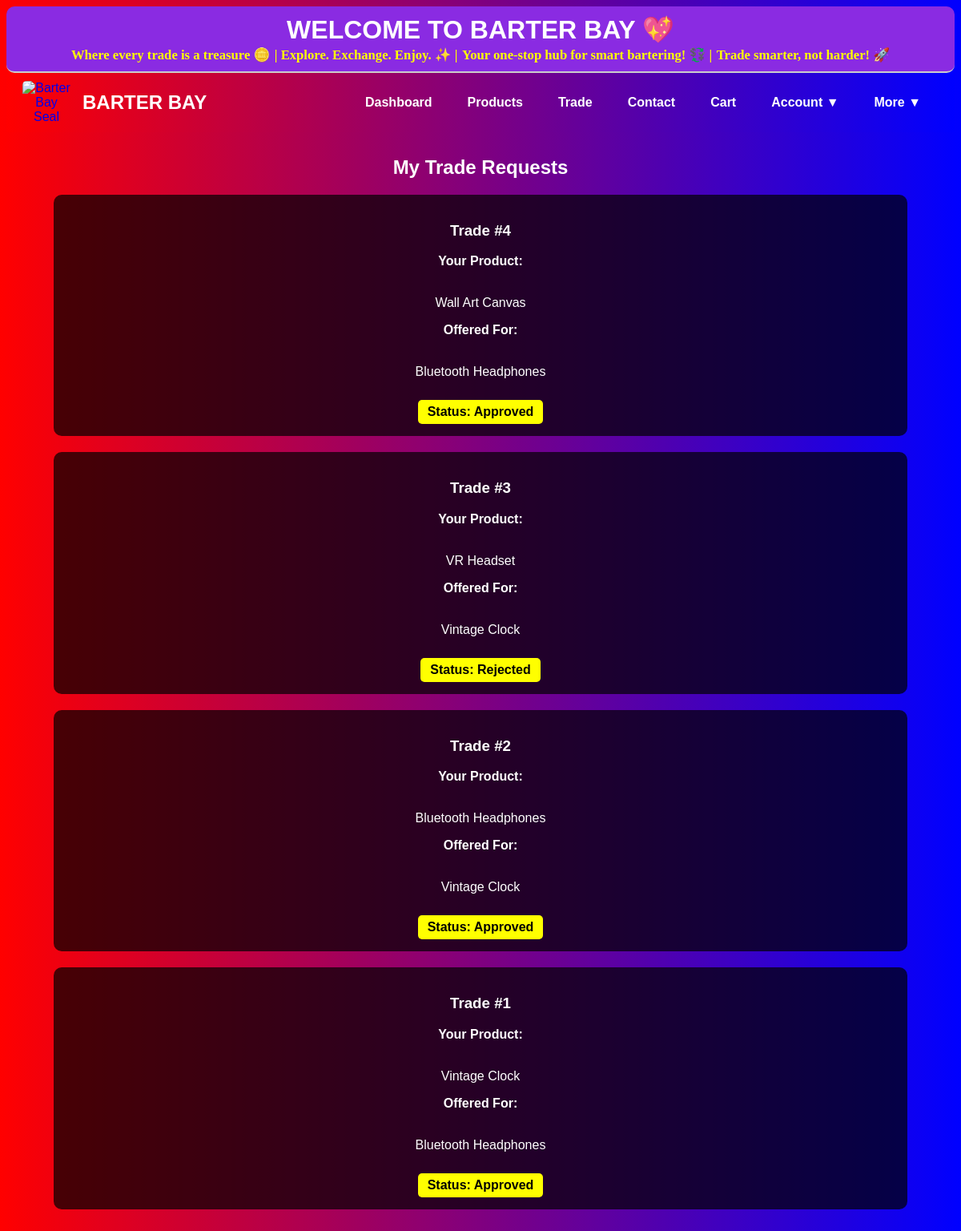
The app's page /my_trades.php (signed in) with its own data.
### tables this page shows
CREATE TABLE trades (
    id INTEGER PRIMARY KEY AUTOINCREMENT,
    sender_id INTEGER NOT NULL,
    receiver_id INTEGER NOT NULL,
    sender_product_id INTEGER NOT NULL,
    receiver_product_id INTEGER NOT NULL,
    status TEXT DEFAULT 'Pending', -- Emulate ENUM
    trade_date TIMESTAMP DEFAULT CURRENT_TIMESTAMP,
    FOREIGN KEY (sender_id) REFERENCES users(id) ON DELETE CASCADE,
    FOREIGN KEY (receiver_id) REFERENCES users(id) ON DELETE CASCADE,
    FOREIGN KEY (sender_product_id) REFERENCES products(id) ON DELETE CASCADE,
    FOREIGN KEY (receiver_product_id) REFERENCES products(id) ON DELETE CASCADE
);

### my_trades.php (the view, shortened to what this page needs)
<?php
include 'config.php';
$customer_id = is_array($_SESSION['customer']) ? $_SESSION['customer']['id'] : intval($_SESSION['customer']);
$query = "
    SELECT t.*,
           sp.name AS sender_product_name, sp.image AS sender_product_image,
           rp.name AS receiver_product_name, rp.image AS receiver_product_image,
           t.status
    FROM trades t
    JOIN products sp ON t.sender_product_id = sp.id
    JOIN products rp ON t.receiver_product_id = rp.id
    WHERE t.sender_id = :customer_id OR t.receiver_id = :customer_id
    ORDER BY t.id DESC
";
$stmt = $conn->prepare($query);
$stmt->bindValue(':customer_id', $customer_id, SQLITE3_INTEGER);
$result = $stmt->execute();
$trades = [];
while ($row = $result->fetchArray(SQLITE3_ASSOC)) {
    $trades[] = $row;
}
?>
<!DOCTYPE html>
<html>
<head>
</head>
<body>
<?php include 'navbar.php'; ?>
<div class="container">
    <h2>My Trade Requests</h2>
    <?php if (empty($trades)): ?>
        <p>No trades yet.</p>
    <?php else: ?>
        <?php foreach ($trades as $trade): ?>
            <div class="trade">
                <h3>Trade #<?php echo $trade['id']; ?></h3>
                <div>
                    <strong>Your Product:</strong><br>
                    <p><?php echo htmlspecialchars($trade['sender_product_name']); ?></p>
                </div>
                <div>
                    <strong>Offered For:</strong><br>
                    <p><?php echo htmlspecialchars($trade['receiver_product_name']); ?></p>
                </div>
                <div class="status">
                    Status: <?php echo ucfirst($trade['status']); ?>
                </div>
            </div>
        <?php endforeach; ?>
    <?php endif; ?>
</div>
</body>
</html>

### navbar.php (shortened to what this page needs)
<?php
$currentPage = basename($_SERVER['PHP_SELF']);
?>
<div class="marquee-bar">
    <div class="marquee-text">
        <span style="font-size:xx-large;">WELCOME TO BARTER BAY 💖</span><br>
        <span class="extra-msg">Where every trade is a treasure 🪙</span>
        <span class="extra-msg">| Explore. Exchange. Enjoy. ✨ |</span>
        <span class="extra-msg">Your one-stop hub for smart bartering! 💱 |</span>
        <span class="extra-msg">Trade smarter, not harder! 🚀</span>
    </div>
</div>
<nav class="navbar" role="navigation" aria-label="Main Navigation">
    <div class="logo">
        <a href="index.php" class="logo-link">
            <img src="images/seal.png" alt="Barter Bay Seal" class="seal-img">
            <h1>BARTER BAY</h1>
        </a>
    </div>
    <ul class="nav-links">
        <?php if (isset($_SESSION['customer'])): ?>
            <li><a href="dashboard.php" class="<?= $currentPage == 'dashboard.php' ? 'active' : '' ?>">Dashboard</a></li>
            <li><a href="products.php" class="<?= $currentPage == 'products.php' ? 'active' : '' ?>">Products</a></li>
            <li><a href="trade.php" class="<?= $currentPage == 'trade.php' ? 'active' : '' ?>">Trade</a></li>
            <li><a href="contact.php" class="<?= $currentPage == 'contact.php' ? 'active' : '' ?>">Contact</a></li>
            <li><a href="cart.php" class="<?= $currentPage == 'cart.php' ? 'active' : '' ?>">Cart</a></li>
            <li class="dropdown">
                <a href="#" class="dropbtn">Account ▼</a>
            </li>
            <li class="dropdown">
                <a href="#" class="dropbtn">More ▼</a>
            </li>
            <?php endif; ?>
    </ul>
</nav>

### my_trades.php (style rules this page uses)
body { background: linear-gradient(to right, red, blue); font-family: Arial, sans-serif; color: white; text-align: center; }
.container { width: 90%; margin: 30px auto; }
.trade { background-color: rgba(0, 0, 0, 0.7); border-radius: 10px; padding: 15px; margin-bottom: 20px; }
img { max-width: 120px; height: auto; border-radius: 5px; }
.status { padding: 6px 12px; border-radius: 5px; background: yellow; color: black; font-weight: bold; display: inline-block; margin-top: 10px; }

### navbar.php (style rules this page uses)
.marquee-bar { width: 100%; background-color: blueviolet; padding: 10px 0; border-bottom: 2px solid #ccc; overflow: hidden; white-space: nowrap; box-sizing: border-box; z-index: 1000; border-radius: 10px; }
.marquee-text { display: inline-block; white-space: nowrap; animation: marquee 20s linear infinite; font-size: 20px; font-weight: bold; color: #fff; width: 100%; text-align: center; }
.extra-msg { color: yellow; font-family: Georgia, 'Times New Roman', Times, serif; font-size: smaller; }
.navbar { display: flex; justify-content: space-between; align-items: center; background: linear-gradient(to right, red, blue); padding: 10px 20px; flex-wrap: wrap; }
.logo { display: flex; align-items: center; gap: 15px; }
.logo-link { display: flex; align-items: center; text-decoration: none; gap: 15px; }
.logo h1 { color: white; font-size: 24px; font-weight: bold; margin: 0; }
.seal-img { width: 60px; height: auto; }
.nav-links { list-style: none; display: flex; margin: 0; padding: 0; }
.nav-links li { margin: 0 12px; position: relative; }
.nav-links a { text-decoration: none; color: white; font-weight: bold; padding: 10px; transition: 0.3s ease-in-out; }

### records on screen
trades: id "4", sender_product_name "Wall Art Canvas", receiver_product_name "Bluetooth Headphones", status "Approved"
trades: id "3", sender_product_name "VR Headset", receiver_product_name "Vintage Clock", status "Rejected"
trades: id "2", sender_product_name "Bluetooth Headphones", receiver_product_name "Vintage Clock", status "Approved"
trades: id "1", sender_product_name "Vintage Clock", receiver_product_name "Bluetooth Headphones", status "Approved"
